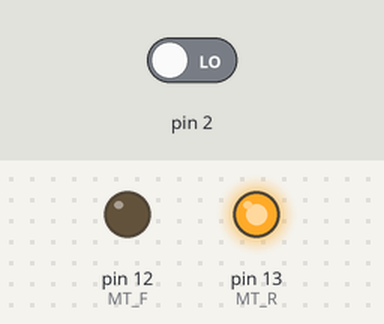
This sketch was run on a simulated Arduino Uno, built with avr-gcc and run on an emulated ATmega328P. Shown: output pins drawn as LEDs (lit = HIGH). The inputs (shaded band) are chosen by the test bench; at power-on: pin 2 LOW.

Above: at 1.8 s.
1.9 s: pin 2 driven HIGH
At 3.1 s:
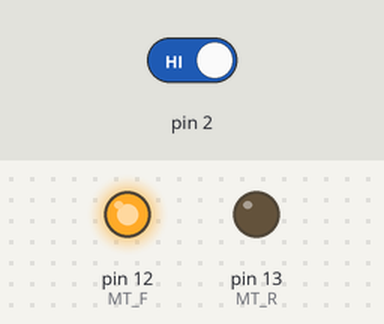
3.5 s: pin 2 driven LOW
At 4.3 s:
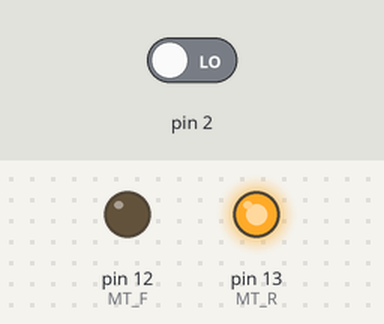
Timing chart, 0 to 6.5 s (numbered marks = the images above; inputs shaded):
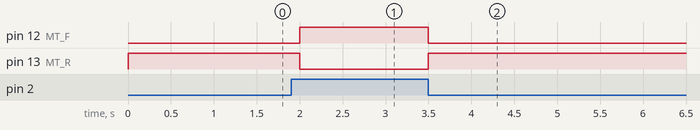

The sketch:

switch_motor.ino
```cpp
const int MT_F = 12;
const int MT_R = 13;
int type = 0;

void setup(){
    pinMode( MT_F, OUTPUT );
    pinMode( MT_R, OUTPUT );

    pinMode( 2, INPUT );
}

void loop(){
  type = digitalRead(2);
  if(type) {
      digitalWrite( MT_F, HIGH );
      digitalWrite( MT_R, LOW );
  } else {
      digitalWrite( MT_F, LOW );
      digitalWrite( MT_R, HIGH );
  }
  delay(500);
}
```

Measured:
- after the input at 1.9 s, pin 12 (MT_F): LOW → HIGH after 0.10 s; pin 13 (MT_R): HIGH → LOW after 0.10 s
- after the input at 3.5 s, pin 12 (MT_F): HIGH → LOW at once; pin 13 (MT_R): LOW → HIGH at once
